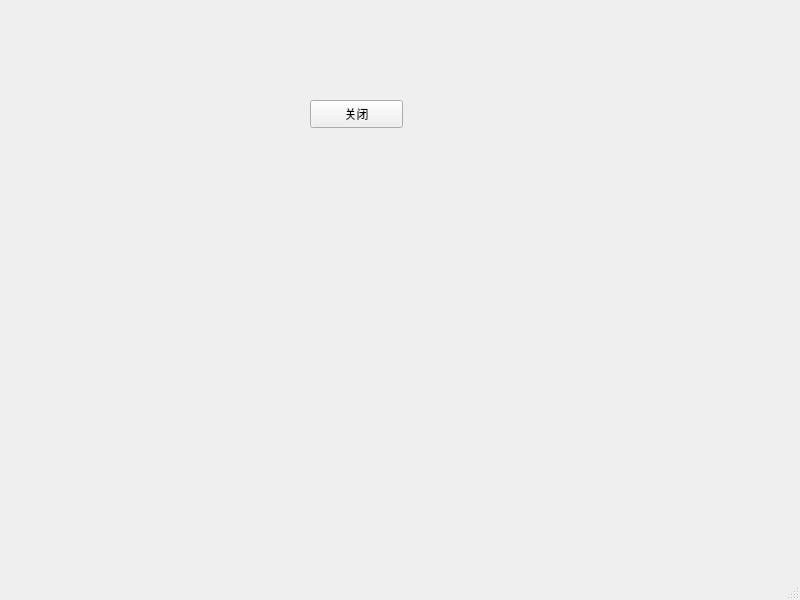
<?xml version="1.0" encoding="UTF-8"?>
<ui version="4.0">
 <class>MainWindow</class>
 <widget class="QMainWindow" name="MainWindow">
  <property name="geometry">
   <rect>
    <x>0</x>
    <y>0</y>
    <width>800</width>
    <height>600</height>
   </rect>
  </property>
  <property name="windowTitle">
   <string>测试窗口</string>
  </property>
  <widget class="QWidget" name="centralwidget">
   <widget class="QPushButton" name="pushButton">
    <property name="geometry">
     <rect>
      <x>310</x>
      <y>100</y>
      <width>93</width>
      <height>28</height>
     </rect>
    </property>
    <property name="text">
     <string>关闭</string>
    </property>
   </widget>
  </widget>
  <widget class="QMenuBar" name="menubar">
   <property name="geometry">
    <rect>
     <x>0</x>
     <y>0</y>
     <width>800</width>
     <height>26</height>
    </rect>
   </property>
  </widget>
  <widget class="QStatusBar" name="statusbar"/>
 </widget>
 <resources/>
 <connections>
  <connection>
   <sender>pushButton</sender>
   <signal>clicked()</signal>
   <receiver>MainWindow</receiver>
   <slot>close()</slot>
   <hints>
    <hint type="sourcelabel">
     <x>353</x>
     <y>141</y>
    </hint>
    <hint type="destinationlabel">
     <x>403</x>
     <y>189</y>
    </hint>
   </hints>
  </connection>
 </connections>
</ui>
